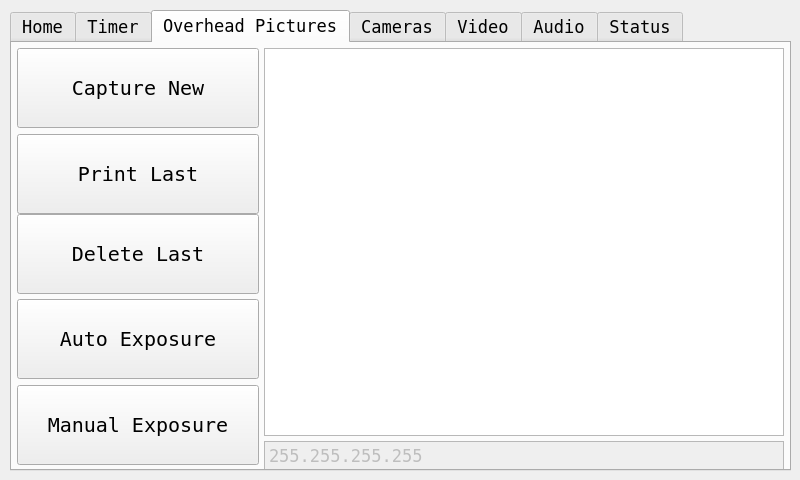
<?xml version="1.0" encoding="UTF-8"?>
<ui version="4.0">
 <class>MainWindow</class>
 <widget class="QMainWindow" name="MainWindow">
  <property name="geometry">
   <rect>
    <x>0</x>
    <y>0</y>
    <width>800</width>
    <height>480</height>
   </rect>
  </property>
  <property name="sizePolicy">
   <sizepolicy hsizetype="Fixed" vsizetype="Fixed">
    <horstretch>0</horstretch>
    <verstretch>0</verstretch>
   </sizepolicy>
  </property>
  <property name="minimumSize">
   <size>
    <width>800</width>
    <height>480</height>
   </size>
  </property>
  <property name="maximumSize">
   <size>
    <width>800</width>
    <height>480</height>
   </size>
  </property>
  <property name="font">
   <font>
    <family>Andale Mono</family>
    <pointsize>13</pointsize>
   </font>
  </property>
  <property name="windowTitle">
   <string>MainWindow</string>
  </property>
  <widget class="QWidget" name="centralWidget">
   <widget class="QTabWidget" name="tabWidget">
    <property name="enabled">
     <bool>true</bool>
    </property>
    <property name="geometry">
     <rect>
      <x>10</x>
      <y>10</y>
      <width>781</width>
      <height>461</height>
     </rect>
    </property>
    <property name="currentIndex">
     <number>2</number>
    </property>
    <widget class="QWidget" name="homeTab">
     <attribute name="title">
      <string>Home</string>
     </attribute>
     <widget class="QLabel" name="homeTabName">
      <property name="geometry">
       <rect>
        <x>10</x>
        <y>50</y>
        <width>761</width>
        <height>50</height>
       </rect>
      </property>
      <property name="font">
       <font>
        <family>Andale Mono</family>
        <pointsize>48</pointsize>
       </font>
      </property>
      <property name="text">
       <string>TextLabel</string>
      </property>
      <property name="alignment">
       <set>Qt::AlignCenter</set>
      </property>
     </widget>
    </widget>
    <widget class="QWidget" name="timerTab">
     <attribute name="title">
      <string>Timer</string>
     </attribute>
     <widget class="QPushButton" name="timerTabStartButton">
      <property name="geometry">
       <rect>
        <x>4</x>
        <y>230</y>
        <width>241</width>
        <height>191</height>
       </rect>
      </property>
      <property name="font">
       <font>
        <family>Andale Mono</family>
        <pointsize>36</pointsize>
       </font>
      </property>
      <property name="text">
       <string>Start</string>
      </property>
     </widget>
     <widget class="QPushButton" name="timerTabStopButton">
      <property name="geometry">
       <rect>
        <x>265</x>
        <y>230</y>
        <width>245</width>
        <height>191</height>
       </rect>
      </property>
      <property name="font">
       <font>
        <family>Andale Mono</family>
        <pointsize>36</pointsize>
       </font>
      </property>
      <property name="text">
       <string>Stop</string>
      </property>
     </widget>
     <widget class="QPushButton" name="timerTabResetButton">
      <property name="geometry">
       <rect>
        <x>530</x>
        <y>230</y>
        <width>241</width>
        <height>191</height>
       </rect>
      </property>
      <property name="font">
       <font>
        <family>Andale Mono</family>
        <pointsize>36</pointsize>
       </font>
      </property>
      <property name="text">
       <string>Reset</string>
      </property>
     </widget>
     <widget class="QPlainTextEdit" name="timerTabTimeField">
      <property name="enabled">
       <bool>false</bool>
      </property>
      <property name="geometry">
       <rect>
        <x>6</x>
        <y>27</y>
        <width>763</width>
        <height>181</height>
       </rect>
      </property>
      <property name="font">
       <font>
        <pointsize>112</pointsize>
       </font>
      </property>
      <property name="styleSheet">
       <string notr="true">background-color: white</string>
      </property>
      <property name="verticalScrollBarPolicy">
       <enum>Qt::ScrollBarAlwaysOff</enum>
      </property>
      <property name="horizontalScrollBarPolicy">
       <enum>Qt::ScrollBarAlwaysOff</enum>
      </property>
      <property name="plainText">
       <string>00:00:00</string>
      </property>
     </widget>
    </widget>
    <widget class="QWidget" name="overheadTab">
     <attribute name="title">
      <string>Overhead Pictures</string>
     </attribute>
     <widget class="QGraphicsView" name="overheadTabPictureView">
      <property name="geometry">
       <rect>
        <x>252</x>
        <y>5</y>
        <width>520</width>
        <height>388</height>
       </rect>
      </property>
      <property name="verticalScrollBarPolicy">
       <enum>Qt::ScrollBarAlwaysOff</enum>
      </property>
      <property name="horizontalScrollBarPolicy">
       <enum>Qt::ScrollBarAlwaysOff</enum>
      </property>
     </widget>
     <widget class="QPlainTextEdit" name="overheadTabInfoTextField">
      <property name="enabled">
       <bool>false</bool>
      </property>
      <property name="geometry">
       <rect>
        <x>252</x>
        <y>398</y>
        <width>520</width>
        <height>30</height>
       </rect>
      </property>
      <property name="verticalScrollBarPolicy">
       <enum>Qt::ScrollBarAlwaysOff</enum>
      </property>
      <property name="horizontalScrollBarPolicy">
       <enum>Qt::ScrollBarAlwaysOff</enum>
      </property>
      <property name="plainText">
       <string>255.255.255.255</string>
      </property>
     </widget>
     <widget class="QPushButton" name="overheadTabCaptureNewButton">
      <property name="geometry">
       <rect>
        <x>5</x>
        <y>5</y>
        <width>242</width>
        <height>80</height>
       </rect>
      </property>
      <property name="font">
       <font>
        <pointsize>15</pointsize>
       </font>
      </property>
      <property name="text">
       <string>Capture New</string>
      </property>
     </widget>
     <widget class="QPushButton" name="overheadTabLighterButton">
      <property name="geometry">
       <rect>
        <x>5</x>
        <y>342</y>
        <width>242</width>
        <height>80</height>
       </rect>
      </property>
      <property name="font">
       <font>
        <pointsize>15</pointsize>
       </font>
      </property>
      <property name="text">
       <string>Manual Exposure</string>
      </property>
     </widget>
     <widget class="QPushButton" name="overheadTabDeleteLastButton">
      <property name="geometry">
       <rect>
        <x>5</x>
        <y>171</y>
        <width>242</width>
        <height>80</height>
       </rect>
      </property>
      <property name="font">
       <font>
        <pointsize>15</pointsize>
       </font>
      </property>
      <property name="text">
       <string>Delete Last</string>
      </property>
     </widget>
     <widget class="QPushButton" name="overheadTabPrintLastButton">
      <property name="geometry">
       <rect>
        <x>5</x>
        <y>91</y>
        <width>242</width>
        <height>80</height>
       </rect>
      </property>
      <property name="font">
       <font>
        <pointsize>15</pointsize>
       </font>
      </property>
      <property name="text">
       <string>Print Last</string>
      </property>
     </widget>
     <widget class="QPushButton" name="overheadTabDarkerButton">
      <property name="geometry">
       <rect>
        <x>5</x>
        <y>256</y>
        <width>242</width>
        <height>80</height>
       </rect>
      </property>
      <property name="font">
       <font>
        <pointsize>15</pointsize>
       </font>
      </property>
      <property name="text">
       <string>Auto Exposure</string>
      </property>
     </widget>
    </widget>
    <widget class="QWidget" name="camerasTab">
     <attribute name="title">
      <string>Cameras</string>
     </attribute>
    </widget>
    <widget class="QWidget" name="videoTab">
     <attribute name="title">
      <string>Video</string>
     </attribute>
    </widget>
    <widget class="QWidget" name="audioTab">
     <attribute name="title">
      <string>Audio</string>
     </attribute>
     <widget class="QLabel" name="label">
      <property name="geometry">
       <rect>
        <x>10</x>
        <y>120</y>
        <width>751</width>
        <height>131</height>
       </rect>
      </property>
      <property name="font">
       <font>
        <pointsize>48</pointsize>
       </font>
      </property>
      <property name="text">
       <string>Good Morning Wex!</string>
      </property>
      <property name="alignment">
       <set>Qt::AlignCenter</set>
      </property>
     </widget>
    </widget>
    <widget class="QWidget" name="statusTab">
     <property name="enabled">
      <bool>true</bool>
     </property>
     <attribute name="title">
      <string>Status</string>
     </attribute>
     <widget class="QLabel" name="ipAddressLabel">
      <property name="geometry">
       <rect>
        <x>10</x>
        <y>10</y>
        <width>191</width>
        <height>30</height>
       </rect>
      </property>
      <property name="font">
       <font>
        <family>Andale Mono</family>
       </font>
      </property>
      <property name="text">
       <string>IP Address:</string>
      </property>
      <property name="alignment">
       <set>Qt::AlignRight|Qt::AlignTrailing|Qt::AlignVCenter</set>
      </property>
     </widget>
     <widget class="QPlainTextEdit" name="ipAddressField">
      <property name="enabled">
       <bool>false</bool>
      </property>
      <property name="geometry">
       <rect>
        <x>210</x>
        <y>7</y>
        <width>201</width>
        <height>30</height>
       </rect>
      </property>
      <property name="verticalScrollBarPolicy">
       <enum>Qt::ScrollBarAlwaysOff</enum>
      </property>
      <property name="horizontalScrollBarPolicy">
       <enum>Qt::ScrollBarAlwaysOff</enum>
      </property>
      <property name="plainText">
       <string>255.255.255.255</string>
      </property>
     </widget>
     <widget class="QPlainTextEdit" name="hardwareAddressField">
      <property name="enabled">
       <bool>false</bool>
      </property>
      <property name="geometry">
       <rect>
        <x>210</x>
        <y>50</y>
        <width>201</width>
        <height>30</height>
       </rect>
      </property>
      <property name="verticalScrollBarPolicy">
       <enum>Qt::ScrollBarAlwaysOff</enum>
      </property>
      <property name="horizontalScrollBarPolicy">
       <enum>Qt::ScrollBarAlwaysOff</enum>
      </property>
      <property name="plainText">
       <string>FF:FF:FF:FF:FF:FF</string>
      </property>
     </widget>
     <widget class="QPlainTextEdit" name="nameField">
      <property name="enabled">
       <bool>false</bool>
      </property>
      <property name="geometry">
       <rect>
        <x>210</x>
        <y>90</y>
        <width>201</width>
        <height>30</height>
       </rect>
      </property>
      <property name="verticalScrollBarPolicy">
       <enum>Qt::ScrollBarAlwaysOff</enum>
      </property>
      <property name="horizontalScrollBarPolicy">
       <enum>Qt::ScrollBarAlwaysOff</enum>
      </property>
      <property name="plainText">
       <string>01234567890123456</string>
      </property>
     </widget>
     <widget class="QLabel" name="nameLabel">
      <property name="geometry">
       <rect>
        <x>10</x>
        <y>90</y>
        <width>191</width>
        <height>30</height>
       </rect>
      </property>
      <property name="font">
       <font>
        <family>Andale Mono</family>
       </font>
      </property>
      <property name="text">
       <string>Name:</string>
      </property>
      <property name="alignment">
       <set>Qt::AlignRight|Qt::AlignTrailing|Qt::AlignVCenter</set>
      </property>
     </widget>
     <widget class="QLabel" name="hardwareAddressLabel">
      <property name="geometry">
       <rect>
        <x>10</x>
        <y>50</y>
        <width>191</width>
        <height>30</height>
       </rect>
      </property>
      <property name="font">
       <font>
        <family>Andale Mono</family>
       </font>
      </property>
      <property name="text">
       <string>Hardware Address:</string>
      </property>
      <property name="alignment">
       <set>Qt::AlignRight|Qt::AlignTrailing|Qt::AlignVCenter</set>
      </property>
     </widget>
     <widget class="QLabel" name="configServerLabel">
      <property name="geometry">
       <rect>
        <x>10</x>
        <y>130</y>
        <width>191</width>
        <height>30</height>
       </rect>
      </property>
      <property name="font">
       <font>
        <family>Andale Mono</family>
       </font>
      </property>
      <property name="text">
       <string>Timer Controller:</string>
      </property>
      <property name="alignment">
       <set>Qt::AlignRight|Qt::AlignTrailing|Qt::AlignVCenter</set>
      </property>
     </widget>
     <widget class="QPlainTextEdit" name="timerControllerField">
      <property name="enabled">
       <bool>false</bool>
      </property>
      <property name="geometry">
       <rect>
        <x>210</x>
        <y>130</y>
        <width>201</width>
        <height>30</height>
       </rect>
      </property>
      <property name="verticalScrollBarPolicy">
       <enum>Qt::ScrollBarAlwaysOff</enum>
      </property>
      <property name="horizontalScrollBarPolicy">
       <enum>Qt::ScrollBarAlwaysOff</enum>
      </property>
      <property name="plainText">
       <string>255.255.255.255</string>
      </property>
     </widget>
     <widget class="QTextBrowser" name="configTextField">
      <property name="enabled">
       <bool>true</bool>
      </property>
      <property name="geometry">
       <rect>
        <x>420</x>
        <y>10</y>
        <width>351</width>
        <height>411</height>
       </rect>
      </property>
      <property name="verticalScrollBarPolicy">
       <enum>Qt::ScrollBarAlwaysOn</enum>
      </property>
      <property name="horizontalScrollBarPolicy">
       <enum>Qt::ScrollBarAlwaysOff</enum>
      </property>
     </widget>
     <widget class="QPushButton" name="restartButton">
      <property name="geometry">
       <rect>
        <x>10</x>
        <y>370</y>
        <width>196</width>
        <height>51</height>
       </rect>
      </property>
      <property name="text">
       <string>Restart</string>
      </property>
     </widget>
     <widget class="QPlainTextEdit" name="statusTabCameraControllerField">
      <property name="enabled">
       <bool>false</bool>
      </property>
      <property name="geometry">
       <rect>
        <x>210</x>
        <y>170</y>
        <width>201</width>
        <height>30</height>
       </rect>
      </property>
      <property name="verticalScrollBarPolicy">
       <enum>Qt::ScrollBarAlwaysOff</enum>
      </property>
      <property name="horizontalScrollBarPolicy">
       <enum>Qt::ScrollBarAlwaysOff</enum>
      </property>
      <property name="plainText">
       <string/>
      </property>
     </widget>
     <widget class="QPlainTextEdit" name="field6Field">
      <property name="enabled">
       <bool>false</bool>
      </property>
      <property name="geometry">
       <rect>
        <x>210</x>
        <y>210</y>
        <width>201</width>
        <height>30</height>
       </rect>
      </property>
      <property name="verticalScrollBarPolicy">
       <enum>Qt::ScrollBarAlwaysOff</enum>
      </property>
      <property name="horizontalScrollBarPolicy">
       <enum>Qt::ScrollBarAlwaysOff</enum>
      </property>
      <property name="plainText">
       <string/>
      </property>
     </widget>
     <widget class="QPlainTextEdit" name="field7Field">
      <property name="enabled">
       <bool>false</bool>
      </property>
      <property name="geometry">
       <rect>
        <x>210</x>
        <y>250</y>
        <width>201</width>
        <height>30</height>
       </rect>
      </property>
      <property name="verticalScrollBarPolicy">
       <enum>Qt::ScrollBarAlwaysOff</enum>
      </property>
      <property name="horizontalScrollBarPolicy">
       <enum>Qt::ScrollBarAlwaysOff</enum>
      </property>
      <property name="plainText">
       <string/>
      </property>
     </widget>
     <widget class="QPlainTextEdit" name="field8Field">
      <property name="enabled">
       <bool>false</bool>
      </property>
      <property name="geometry">
       <rect>
        <x>210</x>
        <y>290</y>
        <width>201</width>
        <height>30</height>
       </rect>
      </property>
      <property name="verticalScrollBarPolicy">
       <enum>Qt::ScrollBarAlwaysOff</enum>
      </property>
      <property name="horizontalScrollBarPolicy">
       <enum>Qt::ScrollBarAlwaysOff</enum>
      </property>
      <property name="plainText">
       <string/>
      </property>
     </widget>
     <widget class="QPlainTextEdit" name="field9Field">
      <property name="enabled">
       <bool>false</bool>
      </property>
      <property name="geometry">
       <rect>
        <x>210</x>
        <y>330</y>
        <width>201</width>
        <height>30</height>
       </rect>
      </property>
      <property name="verticalScrollBarPolicy">
       <enum>Qt::ScrollBarAlwaysOff</enum>
      </property>
      <property name="horizontalScrollBarPolicy">
       <enum>Qt::ScrollBarAlwaysOff</enum>
      </property>
      <property name="plainText">
       <string/>
      </property>
     </widget>
     <widget class="QLabel" name="field5Label">
      <property name="geometry">
       <rect>
        <x>10</x>
        <y>170</y>
        <width>191</width>
        <height>30</height>
       </rect>
      </property>
      <property name="font">
       <font>
        <family>Andale Mono</family>
       </font>
      </property>
      <property name="text">
       <string>Camera Controller:</string>
      </property>
      <property name="alignment">
       <set>Qt::AlignRight|Qt::AlignTrailing|Qt::AlignVCenter</set>
      </property>
     </widget>
     <widget class="QLabel" name="field6Label">
      <property name="geometry">
       <rect>
        <x>10</x>
        <y>210</y>
        <width>191</width>
        <height>30</height>
       </rect>
      </property>
      <property name="font">
       <font>
        <family>Andale Mono</family>
       </font>
      </property>
      <property name="text">
       <string>Stuff:</string>
      </property>
      <property name="alignment">
       <set>Qt::AlignRight|Qt::AlignTrailing|Qt::AlignVCenter</set>
      </property>
     </widget>
     <widget class="QLabel" name="field7Label">
      <property name="geometry">
       <rect>
        <x>10</x>
        <y>250</y>
        <width>191</width>
        <height>30</height>
       </rect>
      </property>
      <property name="font">
       <font>
        <family>Andale Mono</family>
       </font>
      </property>
      <property name="text">
       <string>Stuff:</string>
      </property>
      <property name="alignment">
       <set>Qt::AlignRight|Qt::AlignTrailing|Qt::AlignVCenter</set>
      </property>
     </widget>
     <widget class="QLabel" name="field8Label">
      <property name="geometry">
       <rect>
        <x>10</x>
        <y>290</y>
        <width>191</width>
        <height>30</height>
       </rect>
      </property>
      <property name="font">
       <font>
        <family>Andale Mono</family>
       </font>
      </property>
      <property name="text">
       <string>Stuff:</string>
      </property>
      <property name="alignment">
       <set>Qt::AlignRight|Qt::AlignTrailing|Qt::AlignVCenter</set>
      </property>
     </widget>
     <widget class="QLabel" name="field9Label">
      <property name="geometry">
       <rect>
        <x>10</x>
        <y>330</y>
        <width>191</width>
        <height>30</height>
       </rect>
      </property>
      <property name="font">
       <font>
        <family>Andale Mono</family>
       </font>
      </property>
      <property name="text">
       <string>Stuff:</string>
      </property>
      <property name="alignment">
       <set>Qt::AlignRight|Qt::AlignTrailing|Qt::AlignVCenter</set>
      </property>
     </widget>
     <widget class="QPushButton" name="refreshConfigButton">
      <property name="geometry">
       <rect>
        <x>210</x>
        <y>370</y>
        <width>196</width>
        <height>51</height>
       </rect>
      </property>
      <property name="text">
       <string>Refresh Config</string>
      </property>
     </widget>
    </widget>
   </widget>
  </widget>
 </widget>
 <layoutdefault spacing="6" margin="11"/>
 <resources/>
 <connections/>
</ui>
